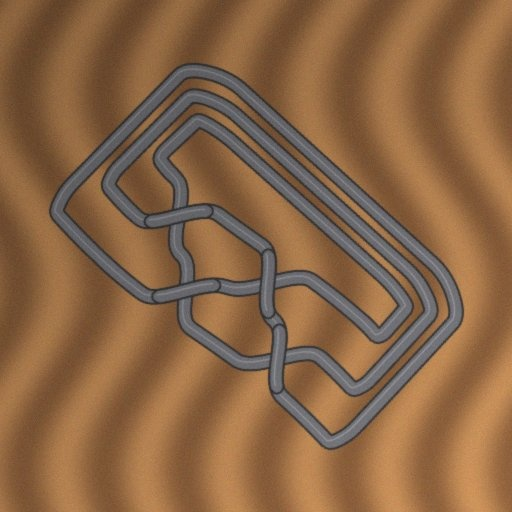
#> input picture huggingface_space/examples/1_unknot_c001_S2_desk.jpg, 512 x 512 px
$ python -i denoise.py   (imports and definitions only)
#> lines starting #> are read from the running program, lines starting #| are printed output that depends on the picture; after the words box and inside, x2 and y2 are one past the last pixel; in counts of white or black regions, pixels touching at a corner belong together
"""
denoise.py - Fourier-domain denoising and measure-theoretic segmentation of cable photos.

Fourier part (each step is a multiplicative filter on the 2D spectrum; images are
mirror-padded first so the FFT's periodic wrap-around adds no artificial edge):
  1. Homomorphic filter: illumination is a slowly varying multiplicative factor,
     so it is low-frequency in log I. A high-emphasis filter
        H(D) = (gH - gL) (1 - exp(-D^2 / (2 D0^2))) + gL
     on FFT(log I) flattens lighting without touching edges.
  2. Spectral notch: periodic background texture (wood grain, fabric, tiles)
     concentrates in isolated spectral peaks; a cable's energy is spread over
     all directions. Coefficients far above the radial median of |F| (outside
     the lowest frequencies) are shrunk to that median, keeping their phase.
  3. Wiener shrinkage: white sensor noise has a flat power spectrum. Its level
     is estimated from the outermost frequency ring and removed with the gain
     G = max(0, 1 - sigma^2 / |F|^2).
  4. Scale band-pass: a difference of Gaussians tuned to the cable width keeps
     tube-sized structure and suppresses specks and slow residual shading.

Measure-theoretic part:
  The response R defines superlevel sets E_t = {R > t}. Their Lebesgue measure
  m(t) = |E_t| and their topology (b0 pieces, b1 holes, counting only parts of
  measure at least (0.6 w)^2 -- smaller sets are treated as null) are tracked over
  t. The threshold is taken at the middle of the longest t-interval on which the
  topology is constant and m(t) is a plausible cable area: the most persistent,
  hence least noise-dependent, segmentation. Its (b0, b1) feed the Euler check.
"""

from __future__ import annotations

from typing import Any, Dict, Optional, Tuple

import numpy as np


def _freq_radius(h: int, w: int) -> np.ndarray:
    fy = np.fft.fftfreq(h)[:, None]
    fx = np.fft.fftfreq(w)[None, :]
    return np.sqrt(fx ** 2 + fy ** 2)  # cycles / pixel


def _reflect_pad(x: np.ndarray) -> Tuple[np.ndarray, Tuple[int, int]]:
    """Mirror-pad by half the size so the periodic FFT sees no wrap-around jump."""
    ph, pw = x.shape[0] // 2, x.shape[1] // 2
    return np.pad(x, ((ph, ph), (pw, pw)), mode="reflect"), (ph, pw)


def _crop(x: np.ndarray, pad: Tuple[int, int], shape) -> np.ndarray:
    return x[pad[0]:pad[0] + shape[0], pad[1]:pad[1] + shape[1]]


def to_gray(img: np.ndarray) -> np.ndarray:
    a = np.asarray(img, dtype=np.float64)
    if a.ndim == 3:
        a = a[..., :3] @ np.array([0.299, 0.587, 0.114])
    return a


def homomorphic(gray: np.ndarray, d0: float = 1 / 64, g_low: float = 0.25, g_high: float = 1.0) -> np.ndarray:
    L = np.log1p(gray)
    P, pad = _reflect_pad(L - L.mean())
    F = np.fft.fft2(P)
    D = _freq_radius(*P.shape)
    H = (g_high - g_low) * (1 - np.exp(-(D ** 2) / (2 * d0 ** 2))) + g_low
    return _crop(np.real(np.fft.ifft2(F * H)), pad, gray.shape)


def spectral_notch(x: np.ndarray, k: float = 6.0, min_freq: float = 1 / 48, nbins: int = 96) -> Tuple[np.ndarray, int]:
    F = np.fft.fft2(x)
    mag = np.abs(F)
    D = _freq_radius(*x.shape)
    bins = np.minimum((D / D.max() * nbins).astype(int), nbins - 1)
    med = np.zeros(nbins)
    for b in range(nbins):
        sel = mag[bins == b]
        med[b] = np.median(sel) if sel.size else 0
    ref = med[bins]
    peaks = (mag > k * ref) & (D > min_freq)
    scale = np.ones_like(mag)
    scale[peaks] = ref[peaks] / np.maximum(mag[peaks], 1e-12)
    return np.real(np.fft.ifft2(F * scale)), int(peaks.sum())


def wiener(x: np.ndarray, ring: float = 0.42) -> Tuple[np.ndarray, float]:
    Xp, pad = _reflect_pad(x)
    F = np.fft.fft2(Xp)
    P = np.abs(F) ** 2
    D = _freq_radius(*Xp.shape)
    noise_power = float(np.median(P[D > ring]))
    G = np.clip(1 - noise_power / np.maximum(P, 1e-12), 0, 1)
    return _crop(np.real(np.fft.ifft2(F * G)), pad, x.shape), noise_power


def band_pass(x: np.ndarray, width_px: float) -> np.ndarray:
    """Difference of Gaussians in the Fourier domain, tuned to a tube of the given width."""
    Xp, pad = _reflect_pad(x)
    F = np.fft.fft2(Xp)
    D = _freq_radius(*Xp.shape)
    s_small = max(width_px / 6.0, 0.7)        # keeps the tube profile
    s_large = 2.5 * width_px                   # removes background shading at larger scales
    g = lambda s: np.exp(-2 * (np.pi * D * s) ** 2)  # FT of a Gaussian with std s
    return _crop(np.real(np.fft.ifft2(F * (g(s_small) - g(s_large)))), pad, x.shape)


def estimate_width(gray: np.ndarray) -> float:
    """Cable width from the spectrum: the radial power peak of the band-limited image ~ 1/(2 w)."""
    x = gray - gray.mean()
    P = np.abs(np.fft.fft2(x)) ** 2
    D = _freq_radius(*gray.shape)
    nb = 128
    bins = np.minimum((D / 0.5 * nb).astype(int), nb - 1)
    prof = np.bincount(bins.ravel(), weights=(P * D).ravel(), minlength=nb) / np.maximum(np.bincount(bins.ravel(), minlength=nb), 1)
    lo = max(2, int(nb * (1 / 60) / 0.5))
    hi = int(nb * (1 / 4) / 0.5)
    k = lo + int(np.argmax(prof[lo:hi]))
    f = (k + 0.5) * 0.5 / nb
    return float(np.clip(1 / (2 * f), 4, 40))


def enhance(img: np.ndarray, width_px: Optional[float] = None) -> Tuple[np.ndarray, Dict[str, Any]]:
    """Cable-positive response map (cable bright) and a report of what each filter did."""
    gray = to_gray(img)
    w = width_px or estimate_width(gray)
    h = homomorphic(gray)
    n, n_peaks = spectral_notch(h)
    d, noise = wiener(n)
    r = band_pass(d, w)
    # polarity by measure: the cable is the minority set, so its tail is the heavier one
    q_lo, q_med, q_hi = np.percentile(r, [2, 50, 98])
    if (q_med - q_lo) > (q_hi - q_med):
        r = -r
    r = (r - r.mean()) / (r.std() + 1e-9)
    return r, {"width_px": w, "notched_peaks": n_peaks, "noise_power": noise}


def _topology(mask: np.ndarray, min_area: float) -> Tuple[int, int]:
    import cv2

    n, _, st, _ = cv2.connectedComponentsWithStats(mask.astype(np.uint8), connectivity=8)
    b0 = int(sum(1 for i in range(1, n) if st[i, cv2.CC_STAT_AREA] >= 4 * min_area))
    nb, lab, stb, _ = cv2.connectedComponentsWithStats((~mask).astype(np.uint8), connectivity=4)
    border = set(np.unique(np.concatenate([lab[0], lab[-1], lab[:, 0], lab[:, -1]])))
    b1 = int(sum(1 for i in range(1, nb) if i not in border and stb[i, cv2.CC_STAT_AREA] >= min_area))
    return b0, b1


def stable_segmentation(r: np.ndarray, width_px: float, n_levels: int = 48,
                        area_range: Tuple[float, float] = (0.01, 0.45),
                        levels: Optional[np.ndarray] = None) -> Tuple[np.ndarray, Dict[str, Any]]:
    """Most persistent superlevel set of ``r`` within a plausible area band.

    ``levels`` gives explicit thresholds (e.g. probabilities 0.15..0.85 for a
    network's mask output); by default quantiles of ``r`` are used.
    """
    import cv2

    min_area = max(9.0, (0.6 * width_px) ** 2)
    ts = np.asarray(levels) if levels is not None else np.quantile(r, np.linspace(0.55, 0.995, n_levels))
    rows = []
    for t in ts:
        m = r > t
        m = cv2.morphologyEx(m.astype(np.uint8), cv2.MORPH_OPEN, np.ones((3, 3), np.uint8)).astype(bool)
        meas = float(m.mean())
        b0, b1 = _topology(m, min_area)
        rows.append((t, meas, b0, b1))
    best, cur = None, None
    for i, (t, meas, b0, b1) in enumerate(rows):
        ok = area_range[0] <= meas <= area_range[1] and b0 >= 1
        key = (b0, b1) if ok else None
        if key is not None and cur is not None and cur["key"] == key:
            cur["end"] = i
        else:
            if cur is not None and cur["key"] is not None:
                if best is None or (cur["end"] - cur["start"]) > (best["end"] - best["start"]):
                    best = cur
            cur = {"key": key, "start": i, "end": i}
    if cur is not None and cur["key"] is not None and (best is None or (cur["end"] - cur["start"]) > (best["end"] - best["start"])):
        best = cur
    if best is None:
        t = float(np.quantile(r, 0.85))
        info = {"stable": False}
    else:
        t = float(rows[(best["start"] + best["end"]) // 2][0])
        info = {"stable": True, "persistence_levels": best["end"] - best["start"] + 1,
                "pieces": best["key"][0], "holes": best["key"][1]}
    m = r > t
    m = cv2.morphologyEx(m.astype(np.uint8), cv2.MORPH_OPEN, np.ones((3, 3), np.uint8)).astype(bool)
    info.update(threshold=t, area_fraction=float(m.mean()), min_component_measure=min_area)
    return m, info


def segment(img: np.ndarray, width_px: Optional[float] = None) -> Tuple[np.ndarray, Dict[str, Any]]:
    r, rep = enhance(img, width_px)
    m, info = stable_segmentation(r, rep["width_px"])
    rep.update(info)
    return m, rep

>>> import cv2
>>> picture = cv2.imread('../../../huggingface_space/examples/1_unknot_c001_S2_desk.jpg')
#> picture is the input picture: shape (512, 512, 3); mean B, G, R 69.3, 101.5, 138.1
>>> result = segment(picture)
#> in estimate_width, `prof = np.bincount(bins.ravel(), weights=(P * D).ravel(), minlength=nb..`: prof = 128 values, max 1.1e+09 at index 3, min 176598 at index 127, mean 27681218
#> in estimate_width, `k = lo + int(np.argmax(prof[lo:hi]))`: k = 4
#> in estimate_width, `f = (k + 0.5) * 0.5 / nb`: f = 0.0176
#> in enhance, `w = width_px or estimate_width(gray)`: w = 28.44
#> in homomorphic, `P, pad = _reflect_pad(L - L.mean())`: pad = (256, 256)
#> after the loop in spectral_notch, `for b in range(nbins):`: med = 96 values, max 403.7 at index 1, min 3.09 at index 88, mean 47.8
#> in spectral_notch, `peaks = (mag > k * ref) & (D > min_freq)`: peaks: shape (512, 512) bool; 0.31% white in thin lines or dots, all inside (x1, y1, x2, y2) = (16, 17, 497, 496)
#> in enhance, `n, n_peaks = spectral_notch(h)`: n_peaks = 802
#> in wiener, `Xp, pad = _reflect_pad(x)`:
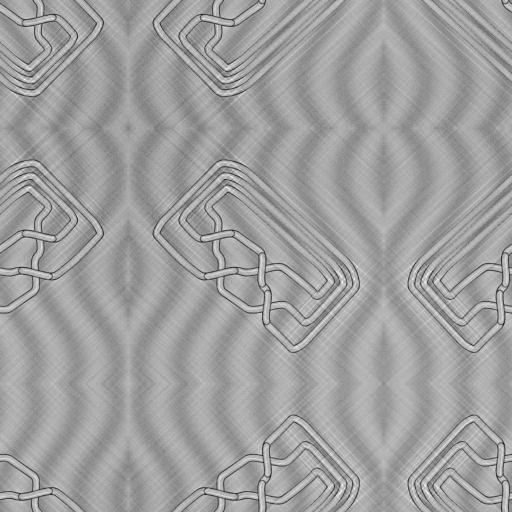
#> Xp: shape (1024, 1024) float64 (shown at 1/2 size); min -0.961, max 0.572, mean -1.24e-05; drawn with min black and max white
#> in wiener, `Xp, pad = _reflect_pad(x)`: pad = (256, 256)
#> in wiener, `noise_power = float(np.median(P[D > ring]))`: noise_power = 171.3
#> in wiener, `G = np.clip(1 - noise_power / np.maximum(P, 1e-12), 0, 1)`:
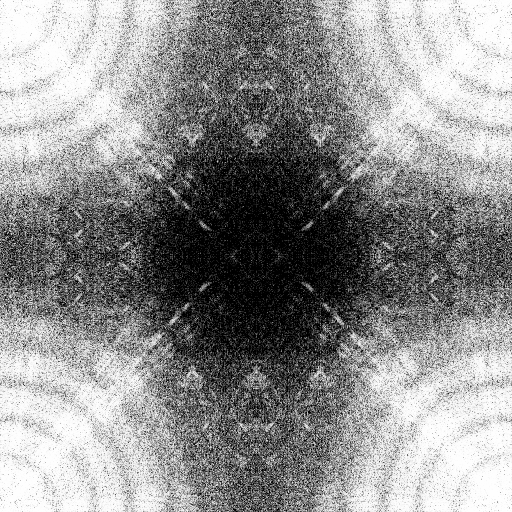
#> G: shape (1024, 1024) float64 (shown at 1/2 size); min 0, max 1, mean 0.561
#> in band_pass, `Xp, pad = _reflect_pad(x)`: pad = (256, 256)
#> in band_pass, `s_small = max(width_px / 6.0, 0.7)`: s_small = 4.74
#> in band_pass, `s_large = 2.5 * width_px`: s_large = 71.11
#> call 3 of _crop, with pad = (256, 256), shape = (512, 512)
#> in _crop (call 3), `return x[pad[0]:pad[0] + shape[0], pad[1]:pad[1] + shape[1]]`:
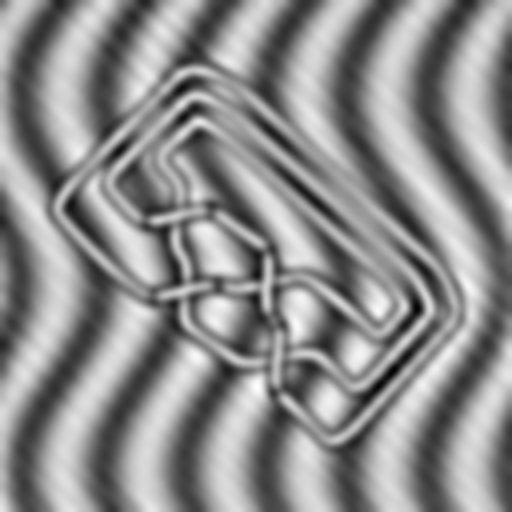
#> returned value: shape (512, 512) float64; min -0.157, max 0.126, mean -5.87e-06; drawn with min black and max white
#> in enhance, `q_lo, q_med, q_hi = np.percentile(r, [2, 50, 98])`: q_lo = -0.102; q_med = 0.00481; q_hi = 0.0932
#> in enhance, `r = -r`:
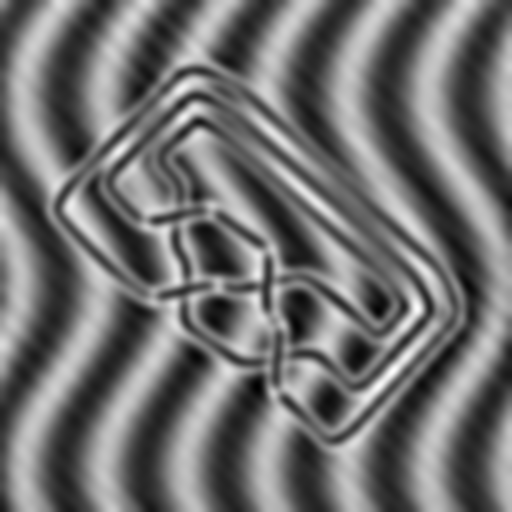
#> r: shape (512, 512) float64; min -0.126, max 0.157, mean 5.87e-06; drawn with min black and max white
#> in segment, `r, rep = enhance(img, width_px)`: rep = {'width_px': 28.44, 'notched_peaks': 802, 'noise_power': 171.3}
#> in stable_segmentation, `ts = np.asarray(levels) if levels is not None else np.quantile(r, np.l..`: ts = 48 values from 0.0907 to 1.96
#> the loop in stable_segmentation, `for t in ts:` made 48 passes
#> (t, meas, n in _topology, b0, nb in _topology, b1) on passes 1 to 12: (0.0907, 0.449, 27, 18, 12, 2), (0.126, 0.439, 34, 21, 7, 0), (0.16, 0.43, 34, 22, 7, 0), (0.195, 0.42, 35, 23, 7, 0), (0.231, 0.411, 36, 23, 7, 0), (0.268, 0.402, 37, 24, 7, 0), (0.305, 0.392, 37, 23, 6, 0), (0.344, 0.383, 37, 23, 6, 0), (0.383, 0.373, 34, 23, 6, 0), (0.423, 0.364, 35, 22, 6, 0), (0.463, 0.355, 35, 21, 5, 0), (0.503, 0.345, 35, 21, 6, 0)
#> (t, meas, n in _topology, b0, nb in _topology, stb in _topology, b1) on passes 32 to 37: (1.25, 0.156, 52, 10, 2, [[0, 0, 512, 512, 40869], [0, 0, 512, 512, 221275]], 0), (1.27, 0.146, 55, 9, 2, [[0, 0, 512, 512, 38403], [0, 0, 512, 512, 223741]], 0), (1.3, 0.137, 57, 8, 2, [[0, 0, 512, 512, 35900], [0, 0, 512, 512, 226244]], 0), (1.33, 0.127, 56, 8, 2, [[0, 0, 512, 512, 33396], [0, 0, 512, 512, 228748]], 0), (1.35, 0.118, 67, 7, 2, [[0, 0, 512, 512, 30891], [0, 0, 512, 512, 231253]], 0), (1.38, 0.108, 70, 4, 2, [[0, 0, 512, 512, 28393], [0, 0, 512, 512, 233751]], 0)
#> pass 1, in _topology, `nb, lab, stb, _ = cv2.connectedComponentsWithStats((~mask).astype(np.u..`:
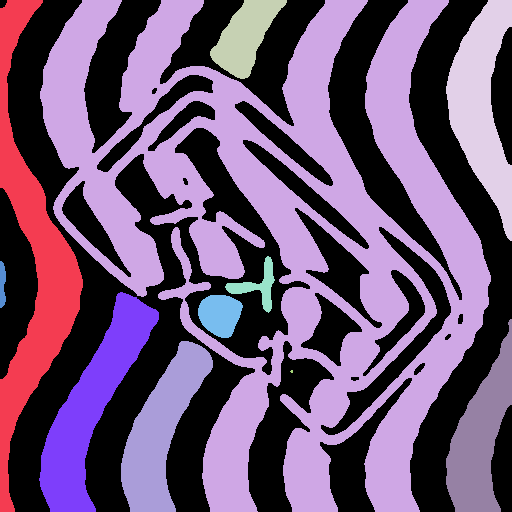
#> lab: shape (512, 512) int32; 12 distinct labels, from 0 to 11; one colour per label, 0 black
#> after the loop in stable_segmentation, `for t in ts:`:
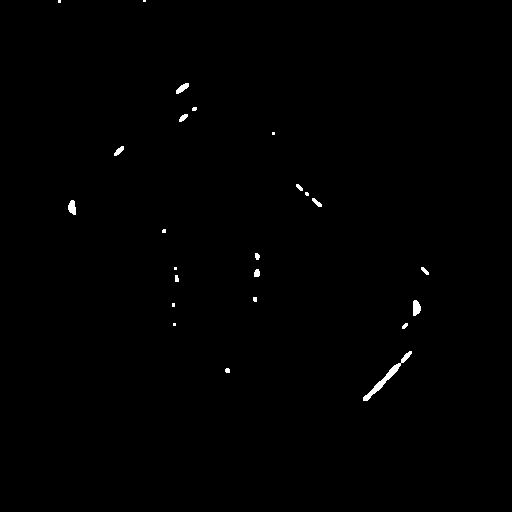
#> m: shape (512, 512) bool; 0.41% white; 24 white regions (10 under 20 px), largest, box (x1, y1, x2, y2) and area: (363, 351, 412, 401) 335, (413, 300, 421, 316) 101, (68, 200, 76, 215) 90
#> after the loop in stable_segmentation, `for t in ts:`: rows = 48 items, first 6: (0.0907, 0.449, 18, 2), (0.126, 0.439, 21, 0), (0.16, 0.43, 22, 0), (0.195, 0.42, 23, 0), (0.231, 0.411, 23, 0), (0.268, 0.402, 24, 0)
#> the loop in stable_segmentation, `for i, (t, meas, b0, b1) in enumerate(rows):` made 48 passes
#> (t, meas, b0, b1, ok, best, cur) on passes 2, 6, 10, 15, 31: (0.126, 0.439, 21, 0, True, {'key': (18, 2), 'start': 0, 'end': 0}, {'key': (21, 0), 'start': 1, 'end': 1}), (0.268, 0.402, 24, 0, True, {'key': (23, 0), 'start': 3, 'end': 4}, {'key': (24, 0), 'start': 5, 'end': 5}), (0.423, 0.364, 22, 0, True, {'key': (23, 0), 'start': 6, 'end': 8}, {'key': (22, 0), 'start': 9, 'end': 9}), (0.625, 0.317, 22, 0, True, {'key': (21, 0), 'start': 10, 'end': 13}, {'key': (22, 0), 'start': 14, 'end': 14}), (1.22, 0.165, 12, 0, True, {'key': (14, 0), 'start': 25, 'end': 29}, {'key': (12, 0), 'start': 30, 'end': 30})
#> (t, meas, b0, b1, ok, cur) on passes 1, 3, 4, 7, 11, 16: (0.0907, 0.449, 18, 2, True, {'key': (18, 2), 'start': 0, 'end': 0}), (0.16, 0.43, 22, 0, True, {'key': (22, 0), 'start': 2, 'end': 2}), (0.195, 0.42, 23, 0, True, {'key': (23, 0), 'start': 3, 'end': 3}), (0.305, 0.392, 23, 0, True, {'key': (23, 0), 'start': 6, 'end': 6}), (0.463, 0.355, 21, 0, True, {'key': (21, 0), 'start': 10, 'end': 10}), (0.665, 0.307, 20, 0, True, {'key': (20, 0), 'start': 15, 'end': 15})
#> in stable_segmentation, `t = float(rows[(best["start"] + best["end"]) // 2][0])`: t = 1.12
#> in stable_segmentation, `info = {"stable": True, "persistence_levels": best["end"] - best["star..`: info = {'stable': True, 'persistence_levels': 5, 'pieces': 14, 'holes': 0}
#> in stable_segmentation, `m = r > t`: m: shape (512, 512) bool; 19.4% white; 47 white regions (3 under 20 px), largest, box (x1, y1, x2, y2) and area: (418, 0, 503, 253) 4524, (15, 253, 114, 512) 4316, (337, 0, 431, 247) 4241
#> in stable_segmentation, `m = cv2.morphologyEx(m.astype(np.uint8), cv2.MORPH_OPEN, np.ones((3, 3..`:
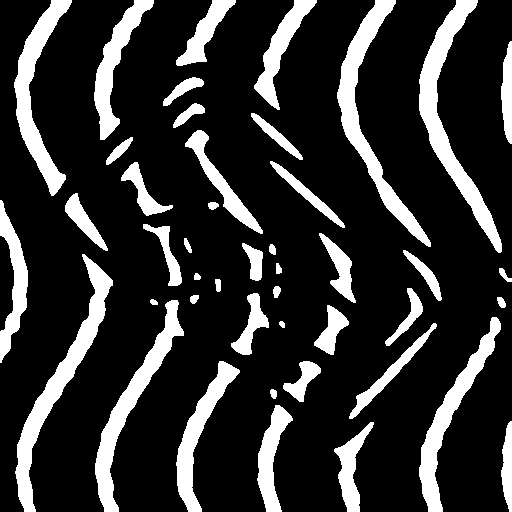
#> m: shape (512, 512) bool; 19.4% white; 45 white regions, largest, box (x1, y1, x2, y2) and area: (419, 0, 502, 253) 4521, (15, 254, 113, 512) 4311, (337, 0, 431, 247) 4241
#> in segment, `m, info = stable_segmentation(r, rep["width_px"])`: info = {'stable': True, 'persistence_levels': 5, 'pieces': 14, 'holes': 0, 'threshold': 1.12, 'area_fraction': 0.194, 'min_component_measure': 291.3}

$ run again, on huggingface_space/examples/2_trefoil_c007_S2_desk.jpg
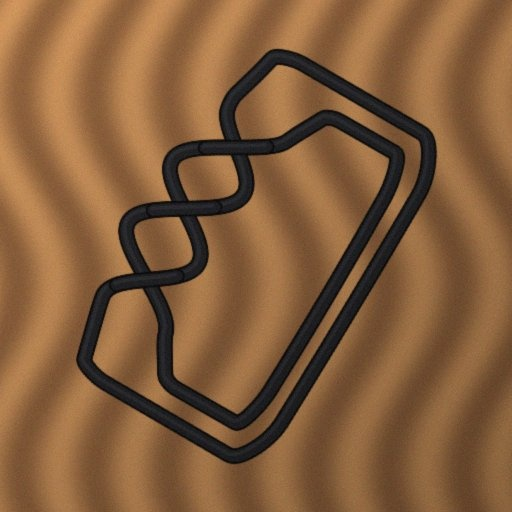
#> input picture huggingface_space/examples/2_trefoil_c007_S2_desk.jpg, 512 x 512 px
#> picture is the input picture: shape (512, 512, 3); mean B, G, R 59.7, 93.9, 132.2
#> prof = 128 values, max 1.51e+09 at index 3, min 172145.4 at index 127, mean 64126993.2
#> k = 4
#> f = 0.0176
#> w = 28.44
#> in homomorphic, `P, pad = _reflect_pad(L - L.mean())`: pad = (256, 256)
#> after the loop in spectral_notch, `for b in range(nbins):`: med = 96 values, max 1892.7 at index 0, min 7.78 at index 95, mean 141.6
#> peaks: shape (512, 512) bool; 0.37% white in thin lines or dots
#> n_peaks = 964
#> in wiener, `Xp, pad = _reflect_pad(x)`: pad = (256, 256)
#> noise_power = 1390.9
#> in band_pass, `Xp, pad = _reflect_pad(x)`: pad = (256, 256)
#> s_small = 4.74
#> s_large = 71.11
#> q_lo = -0.463; q_med = 0.0341; q_hi = 0.276
#> rep = {'width_px': 28.44, 'notched_peaks': 964, 'noise_power': 1390.9}
#> ts = 48 values from -0.0947 to 2.96
#> the loop in stable_segmentation, `for t in ts:` made 48 passes
#> (t, meas, n in _topology, b0, nb in _topology, b1) on passes 1 to 8: (-0.0947, 0.45, 24, 16, 10, 4), (-0.0736, 0.44, 23, 16, 10, 4), (-0.0525, 0.431, 23, 16, 10, 4), (-0.0316, 0.422, 24, 16, 10, 4), (-0.0107, 0.412, 24, 16, 10, 4), (0.0104, 0.403, 24, 16, 10, 4), (0.0309, 0.393, 26, 15, 10, 4), (0.0519, 0.384, 27, 13, 11, 4)
#> pass 1, in _topology, `nb, lab, stb, _ = cv2.connectedComponentsWithStats((~mask).astype(np.u..`:
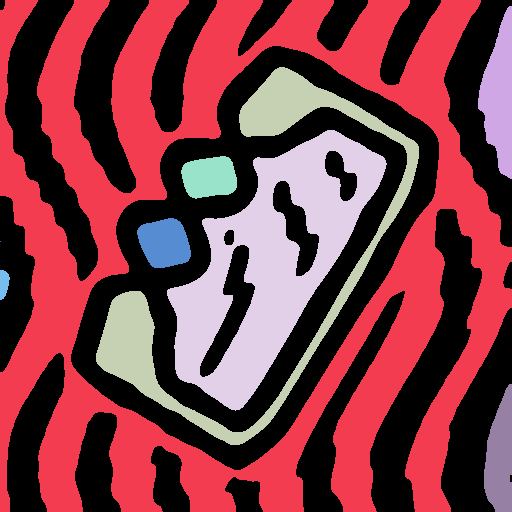
#> lab: shape (512, 512) int32; 10 distinct labels, from 0 to 9; one colour per label, 0 black
#> after the loop in stable_segmentation, `for t in ts:`: rows = 48 items, first 6: (-0.0947, 0.45, 16, 4), (-0.0736, 0.44, 16, 4), (-0.0525, 0.431, 16, 4), (-0.0316, 0.422, 16, 4), (-0.0107, 0.412, 16, 4), (0.0104, 0.403, 16, 4)
#> the loop in stable_segmentation, `for i, (t, meas, b0, b1) in enumerate(rows):` made 48 passes
#> (t, meas, b0, b1, ok, best, cur) on passes 7, 40: (0.0309, 0.393, 15, 4, True, {'key': (16, 4), 'start': 0, 'end': 5}, {'key': (15, 4), 'start': 6, 'end': 6}), (2.03, 0.0807, 1, 3, True, {'key': (1, 4), 'start': 32, 'end': 38}, {'key': (1, 3), 'start': 39, 'end': 39})
#> in stable_segmentation, `t = float(rows[(best["start"] + best["end"]) // 2][0])`: t = 1.17
#> in stable_segmentation, `info = {"stable": True, "persistence_levels": best["end"] - best["star..`: info = {'stable': True, 'persistence_levels': 7, 'pieces': 1, 'holes': 4}
#> in stable_segmentation, `m = r > t`:
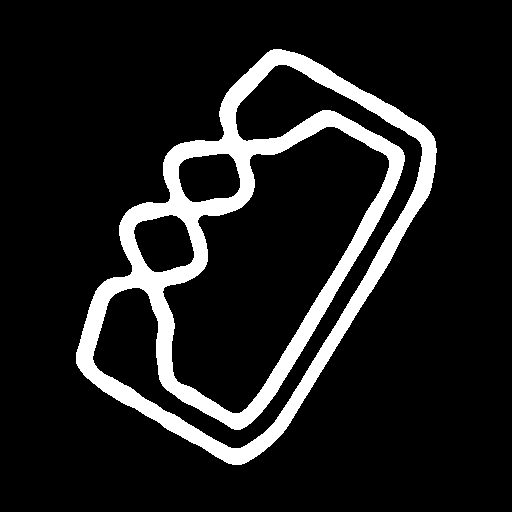
#> m: shape (512, 512) bool; 11.9% white; 1 white region, box (x1, y1, x2, y2) and area: (76, 49, 437, 465) 31095
#> in segment, `m, info = stable_segmentation(r, rep["width_px"])`: info = {'stable': True, 'persistence_levels': 7, 'pieces': 1, 'holes': 4, 'threshold': 1.17, 'area_fraction': 0.119, 'min_component_measure': 291.3}
